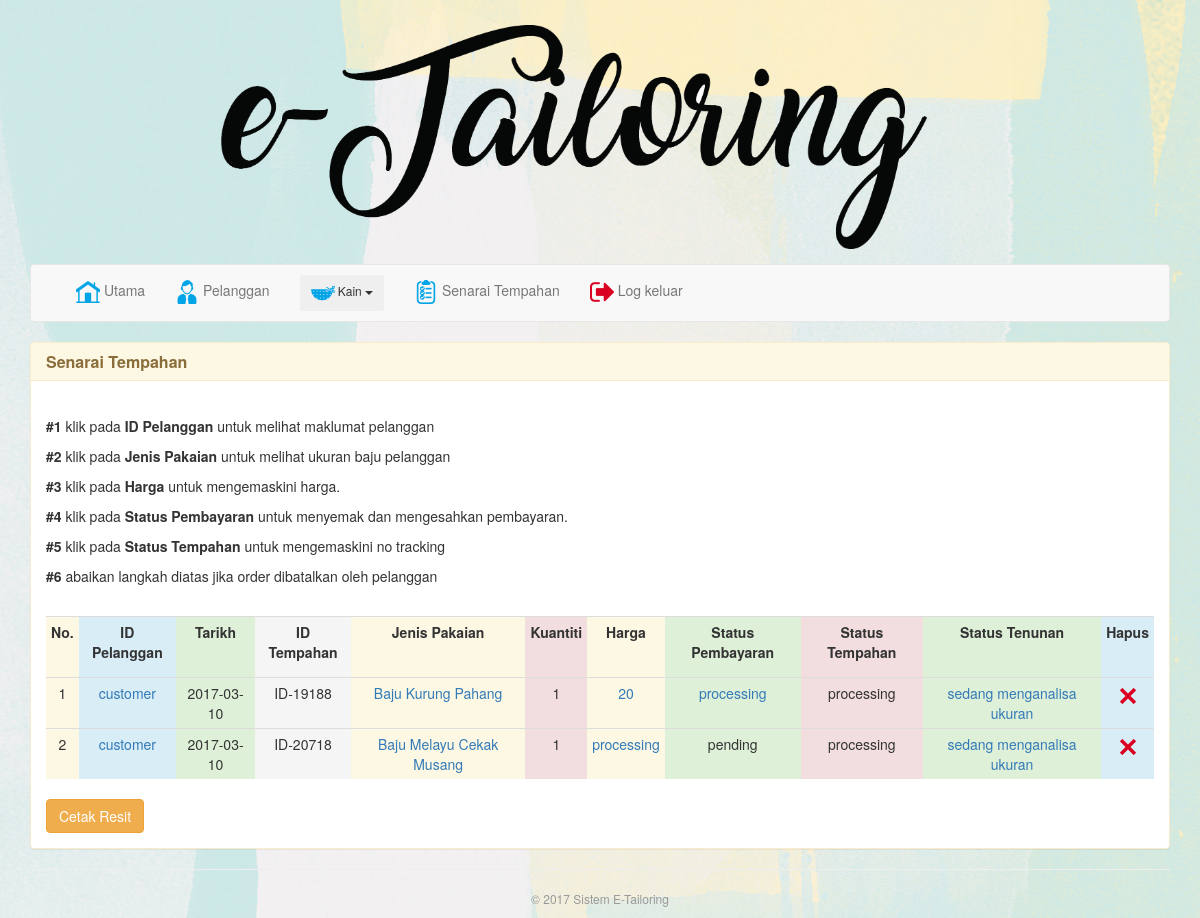
The app's page /admin_manage_order.php (signed in) with its own data.
### tables this page shows
CREATE TABLE `orders` (
  `o_id` varchar(55) NOT NULL,
  `o_date` varchar(55) NOT NULL,
  `o_quantity` int(11) NOT NULL,
  `o_price` varchar(55) NOT NULL DEFAULT 'processing',
  `o_payment_status` varchar(55) NOT NULL DEFAULT 'pending',
  `o_alter_status` varchar(255) NOT NULL DEFAULT 'sedang menganalisa ukuran',
  `o_payment_proof` varchar(100) NOT NULL,
  `o_status` varchar(255) NOT NULL DEFAULT 'processing',
  `o_tracking` varchar(55) NOT NULL,
  `g_id` int(11) NOT NULL,
  `c_id` varchar(55) NOT NULL,
  PRIMARY KEY (`o_id`)
);

CREATE TABLE `garment` (
  `g_id` int(11) NOT NULL AUTO_INCREMENT,
  `g_type` varchar(100) NOT NULL,
  `g_fabric` varchar(100) NOT NULL,
  `g_color` varchar(55) NOT NULL,
  `g_neck` decimal(11,2) NOT NULL,
  `g_shoulder` decimal(11,2) NOT NULL,
  `g_bust` decimal(11,2) NOT NULL,
  `g_waist` decimal(11,2) NOT NULL,
  `g_hips` decimal(11,2) NOT NULL,
  `g_length` decimal(11,2) NOT NULL,
  `g_arm_hole` decimal(11,2) NOT NULL,
  `g_others` text NOT NULL,
  `c_id` varchar(55) NOT NULL,
  PRIMARY KEY (`g_id`)
);

### admin_manage_order.php (the view, shortened to what this page needs)
<!DOCTYPE html>
<html lang="en">
<head>
	<?php include "layout/css_&_script.php"; ?>
</head>
<?php
	if (empty($_SESSION['user_id']) AND empty($_SESSION['user_password']))
	{
	  echo "<center>Login Required!<br>";
	  echo "<a href=index.php><b>LOGIN</b></a></center>";
	}
	else
	{
?>
<body>
  <div class="container">
	<?php include "layout/header_logo.php"; ?>
	<?php include "layout/navigator.php"; ?>
    <div class="panel panel-warning">
      <div class="panel-heading">
        <h4 class="panel-title"><b>Senarai Tempahan</b></h4>
      </div>
        <div class="panel-body"><br />
		<p><b>#1</b> klik pada <b>ID Pelanggan</b> untuk melihat maklumat pelanggan</p>
		<p><b>#2</b> klik pada <b>Jenis Pakaian</b> untuk melihat ukuran baju pelanggan</p>
		<p><b>#3</b> klik pada <b>Harga</b> untuk mengemaskini harga.</p>
		<p><b>#4</b> klik pada <b>Status Pembayaran</b> untuk menyemak dan mengesahkan pembayaran.</p>
		<p><b>#5</b> klik pada <b>Status Tempahan</b> untuk mengemaskini no tracking</p>
		<p><b>#6</b> abaikan langkah diatas jika order dibatalkan oleh pelanggan</p><br />
<div>
<table class="table table-condensed">
<tr>
	<th class="warning"><p class="text-center">No.</p></th>
	<th class="info"><p class="text-center">ID Pelanggan</p></th>
    <th class="success"><p class="text-center">Tarikh</p></th>
    <th class="active" ><p class="text-center">ID Tempahan</p></th>
    <th class="warning"><p class="text-center">Jenis Pakaian</p></th>
    <th class="danger"><p class="text-center">Kuantiti</p></th>
    <th class="warning"><p class="text-center">Harga</p></th>
    <th class="success"><p class="text-center">Status Pembayaran</p></th>
    <th class="danger"><p class="text-center">Status Tempahan</p></th>
    <th class="success"><p class="text-center">Status Tenunan</p></th>
    <th class="info"><p class="text-center">Hapus</p></th>
</tr>
<?php
	$query = "SELECT * FROM orders ORDER BY o_date";
	$result = mysql_query($query) or die(mysql_error());
	$no = 1;
	while ($row = mysql_fetch_array($result))
	{
		$queryGarment = mysql_query("SELECT * FROM garment WHERE g_id = $row[g_id]");
		$rowGarment = mysql_fetch_array($queryGarment);
		echo "<tr>
				<td class='warning'>$no</td>
				<td class='info'><a href='view_customer.php?c_id=$row[c_id]'>$row[c_id]</a></td>
				<td class='success'>$row[o_date]</td>
				<td class='active'>$row[o_id]</td>
				<td class='warning'><a href='admin_view_garment.php?g_id=$row[g_id]&c_id=$row[c_id]'>$rowGarment[g_type]</a></td>
				<td class='danger'>$row[o_quantity]</td>
				<td class='warning'><a href='update_price.php?o_id=$row[o_id]'>$row[o_price]</a></td>";
				if($row['o_payment_status'] == 'processing')
				{
					echo "<td class='success'><a href='check_payment.php?o_id=$row[o_id]'>$row[o_payment_status]</a></td>";
				}
				else if($row['o_payment_status'] != 'processing')
				{
					echo "<td class='success'>$row[o_payment_status]</td>";
				}
				if($row['o_payment_status'] == 'accepted')
				{
					echo "<td class='danger'><a href='update_tracking.php?o_id=$row[o_id]'>$row[o_status]</a></td>";
				}
				else
				{
					echo "<td class='danger'>$row[o_status]</td>";
				}
				echo "<td class='success'><a href='update_alter_status.php?o_id=$row[o_id]'>$row[o_alter_status]</td>";
			echo"
				<td class='info'>
				<p>
					<a href='admin_manage_order.php?act=del&o_id=$row[o_id]'><img src='icon/delete.png' /></a>
				</p>
			  </td>
			</tr>";
			$no++;
	}
?>
</table>
<a href="pdf_create_receipt.php">
<button class='btn btn-warning'>
  Cetak Resit
</button>
</a>
</div>
</div>
</div>
<hr>
<?php include "layout/footer.php"; ?>
</body>
</html>
<?php
	}
?>

### layout/css_&_script.php (shortened to what this page needs)
<link rel="stylesheet" href="css/style.css">
<link rel="stylesheet" href="css/body.css">
<link rel="stylesheet" href="css/bootstrap.min.css">
<link rel="stylesheet" href="css/bootstrapValidator.min.css"/>
<link rel="stylesheet" href="css/sweetalert.css">

### layout/header_logo.php
<div class="header">
        <div class="clearfix" >
         <center><h2><a href='index.php'><img src="img/logo.png" alt="" width="850px;"></a></h2></center>
         </div>
   </div>

### layout/navigator.php (shortened to what this page needs)
<nav class="navbar navbar-default">
	<div class="container-fluid">
       <div class="collapse navbar-collapse" id="bs-example-navbar-collapse-1">
           <ul class="nav navbar-nav">
			<?php
				if (empty($_SESSION['user_id']) AND empty($_SESSION['user_password']))
					echo "<li><a href=\"index.php\">Home </a></li>";
				else
				{
					if($_SESSION[user_level] == "admin")
					{
			?>
						<li><a href="dashboard.php"><img src='icon/home.png' /> Utama </a></li>
						<li><a href="manage_customer.php"><img src='icon/customer.png' /> Pelanggan</a></li>
						<li>
						  <div class="container-fluid">
							  <p><div class="dropdown">
								<button class="btn btn-blue btn-sm dropdown-toggle" type="button" id="menu1" data-toggle="dropdown"><img src='icon/fabric.png' /> Kain
								<span class="caret"></span></button>
							  </div></p>
							</div>
						</li>
						<li><a href="admin_manage_order.php"><img src='icon/order.png' /> Senarai Tempahan</a></li>
						<li><a href="logout.php"><img src='icon/logout.png' /> Log keluar</a></li>
			<?php 	}
				} ?>
           </ul>
       </div>
     </div>
   </nav>

### layout/footer.php
<div class="footer">
  <p>&copy; 2017 Sistem e-Tailoring </p>
</div>

### css/style.css (style rules this page uses)
.header { padding:5px 0 5px; font-family-sans-serif: Helvetica; }
.footer { text-align: center; text-transform: capitalize; font-size: 12px; color: #999; }
.table { text-align: center; }
.container { background-color: line; }

### css/body.css (style rules this page uses)
body { background-image:url(../img/background1.jpg) }

### records on screen
orders: c "customer", o_date "2017-03-10", o_id "ID-19188", g.g_type "Baju Kurung Pahang", o_quantity "1", o_price "20", o_payment_status "processing", o_status "processing", o_alter_status "sedang menganalisa ukuran"
orders: c "customer", o_date "2017-03-10", o_id "ID-20718", g.g_type "Baju Melayu Cekak Musang", o_quantity "1", o_price "processing", o_payment_status "pending", o_status "processing", o_alter_status "sedang menganalisa ukuran"
